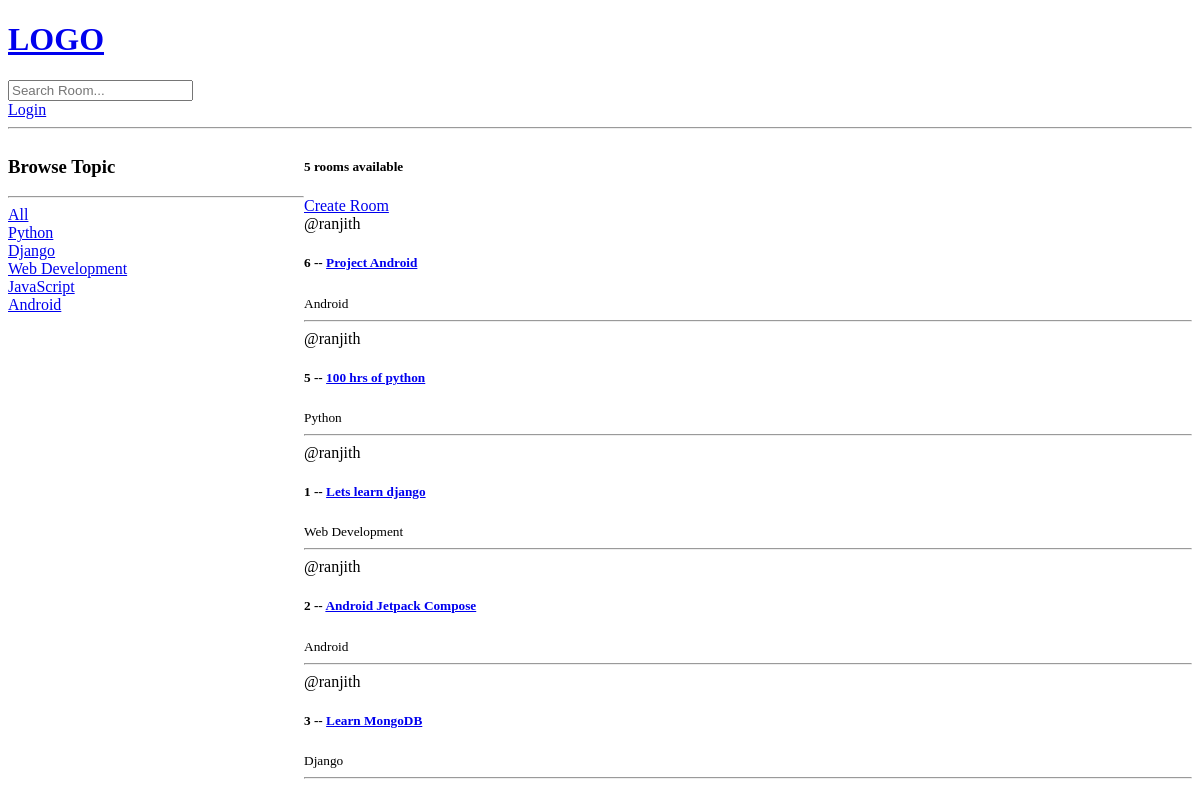
The app's page /, older data.
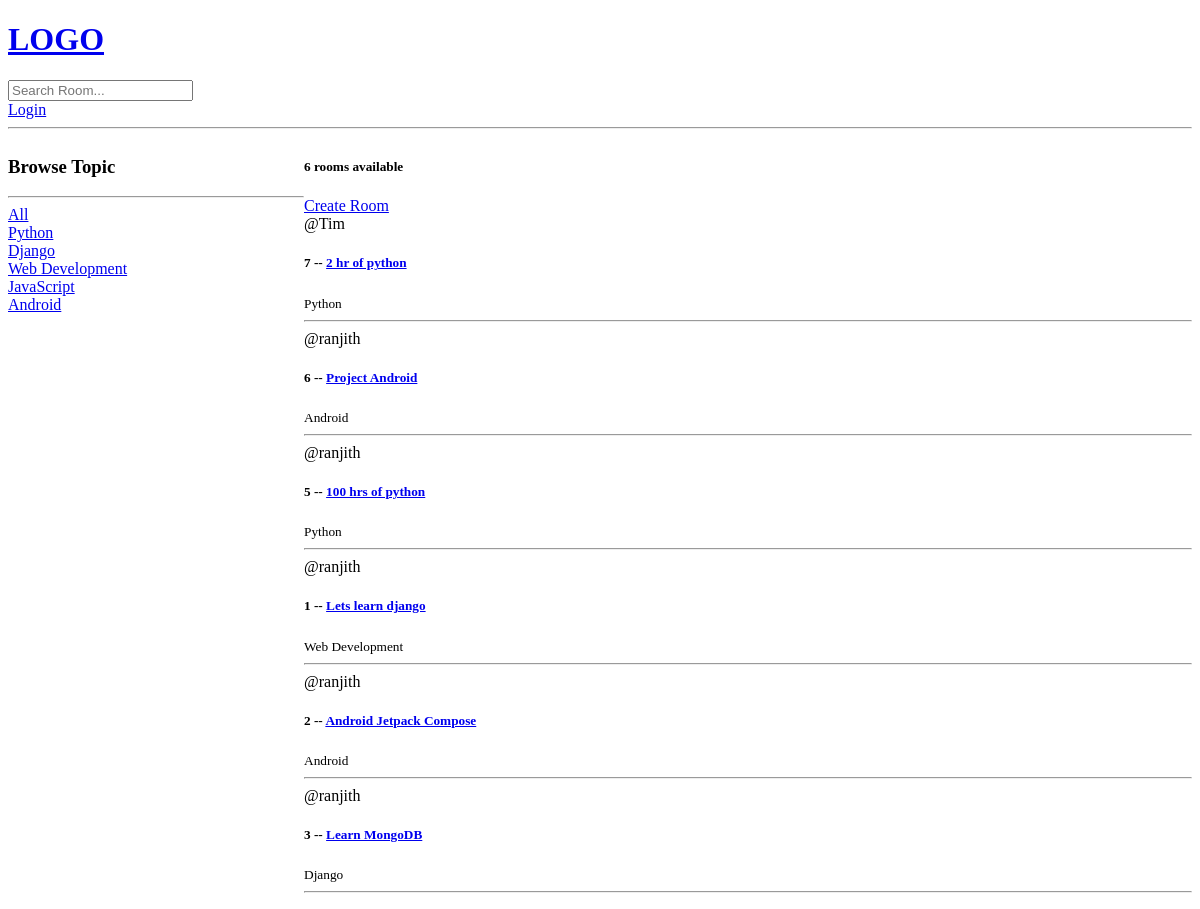
The same page, newer data.
### base/models.py (models this page shows, shortened)
class Topic(models.Model):
    name = models.CharField(max_length=200)

class Room(models.Model):
    host = models.ForeignKey(User, on_delete = models.SET_NULL, null=True)
    topic = models.ForeignKey(Topic, on_delete = models.SET_NULL, null=True) #SET_NULL will set the contents to null if a room is deleted
    name = models.CharField(max_length=200)
    description = models.TextField(null=True, blank=True)
    updated = models.DateTimeField(auto_now = True)
    created = models.DateTimeField(auto_now_add = True) # this will just save the time when it was created
    class Meta:
        ordering = ["-updated", "-created"]

### base/views.py (the view)
# urls.py: path("", views.home, name="home"),
def home(request):
    q = request.GET.get('q') if request.GET.get('q') != None else ''    # '' will fetch the entire dataset
    rooms = Room.objects.filter(
        Q(topic__name__icontains = q) |  # syntax for contains querry
        Q(name__icontains = q) |
        Q(description__icontains = q)
        )
    topics = Topic.objects.all()
    room_count = rooms.count()
    context = {'rooms': rooms, 'topics': topics, 'room_count':room_count}
    return render(request, "base/home.html", context)                    # passing the rooms dict to the html file

### base/templates/base/home.html (shortened to what this page needs)
{% extends "main.html" %}
{% block content %}
<div class="home-container">
    <div>
        <h3>Browse Topic</h3>
        <hr>
        <div>
            <a href="{% url 'home' %}">All</a>
        </div>
        {% for topic in topics%}
            <div>
                <a href="{% url 'home' %}?q={{topic.name}}">{{topic.name}}</a>
            </div>
        {% endfor %}
    </div>
    <div>
        <h5>{{room_count}} rooms available</h5>
        <a href="{% url 'create-room' %}"> Create Room</a>
    <div>
        {% for room in rooms %}
            <div>
                <span> @{{room.host.username}} </span>
                <h5> {{room.id}} -- <a href="{% url 'room' room.id%}">{{room.name}}</a></h5>
                <small>{{room.topic.name}}</small>
                <hr>
            </div>
        {% endfor %}
    </div>
    </div>
</div>
{% endblock content %}

### templates/main.html (shortened to what this page needs)
<!DOCTYPE html>
<html>
<head>
</head>
<body>
    {% include 'navbar.html' %}
    {% block content%}
    {% endblock %}
</body>
</html>

### templates/navbar.html
<a href="/">
    <h1> LOGO </h1>
</a>
<form method="GET" action="{% url 'home' %}">
    <input type="text" name="q" placeholder="Search Room..."/>
</form>
{% if request.user.is_authenticated %}
<a href="{% url 'logout' %}">Logout</a>
{% else %}
<a href="{% url 'login' %}">Login</a>
{% endif %}
<hr>

### base/templates/base/home.html (style rules this page uses)
.home-container { display: grid; grid-template-columns: 1fr 3fr; }

Row changes from the older to the newer data that the page shows:
added Room: host.username "Tim", id "7", name "2 hr of python", topic.name "Python"
Text that changed along with them:
{{ room_count }}: "5" → "6"
